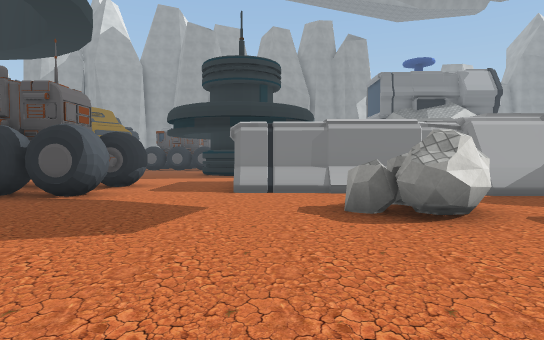
view 1 (above)

24 first-person views from a walk through a 3-D level made in the Unity game engine. The camera is 1.4 m above the floor, tilts 2° down and sees 75° across. The floor is counted in squares, 2 m on a side. Each view is taken from the middle of a square. On the plan, view 1 faces up. The plan holds only what a view shows up to about 11 squares ahead; the rest is blank. The place goes on beyond the plan. The player character is not drawn. Some surface patterns are stand-ins.

view 2
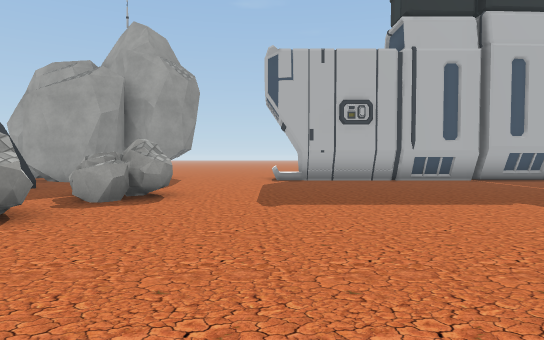

view 3
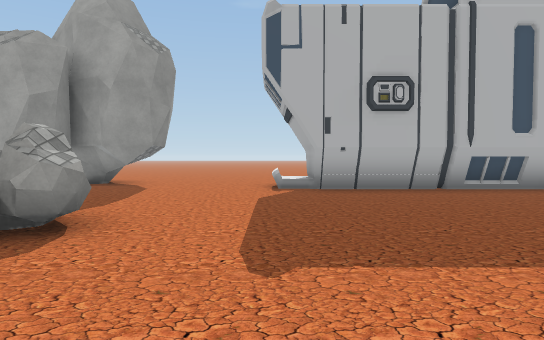

view 4
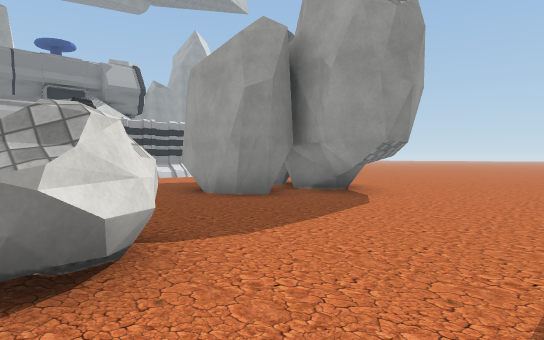

view 5
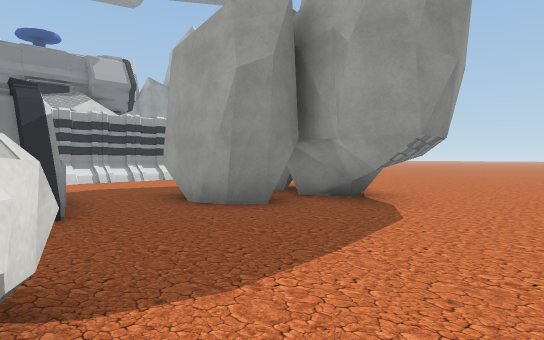

view 6
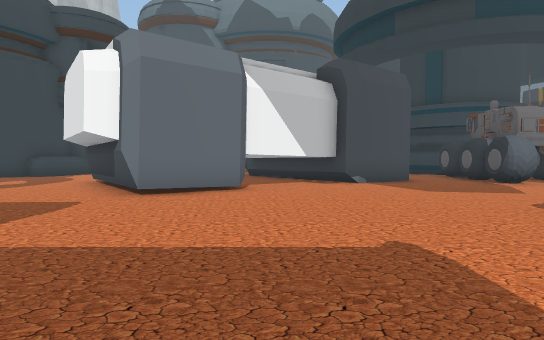

view 7
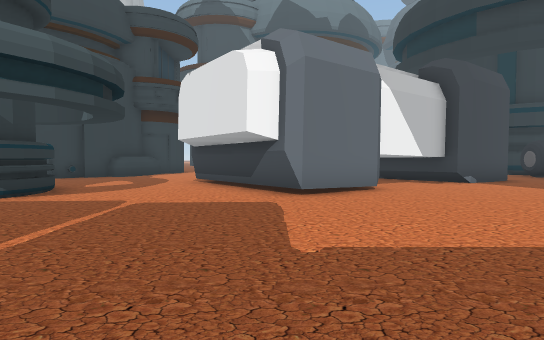

view 8
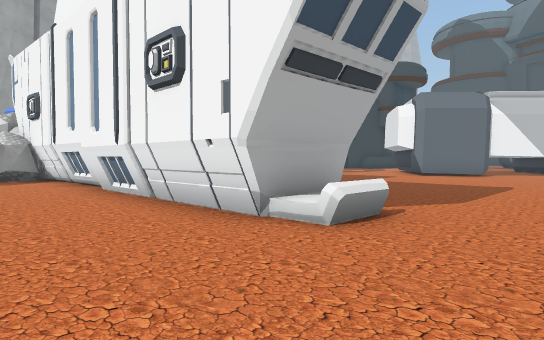

view 9
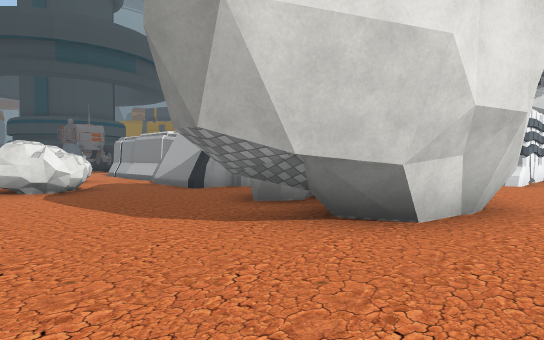

view 10
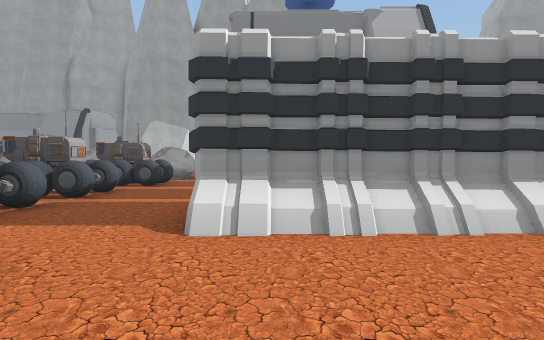

view 11
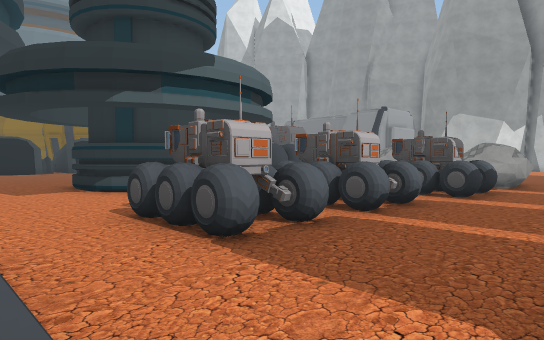

view 12
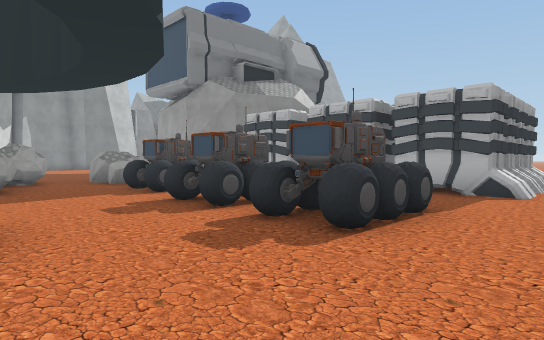

view 13
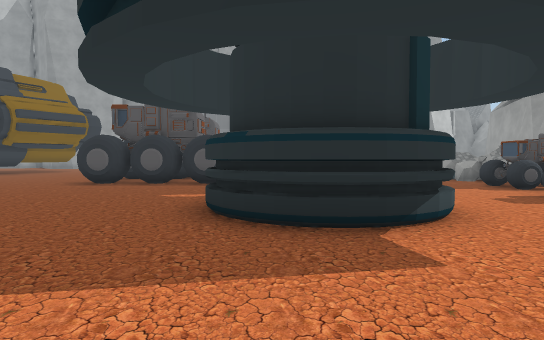

view 14
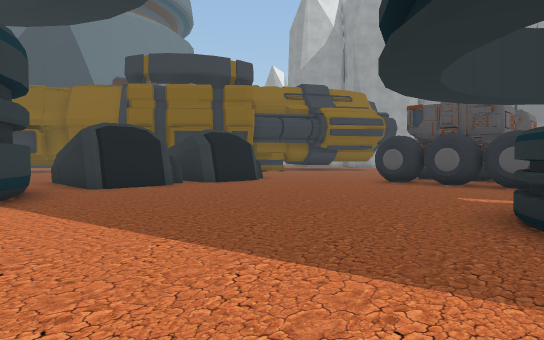

view 15
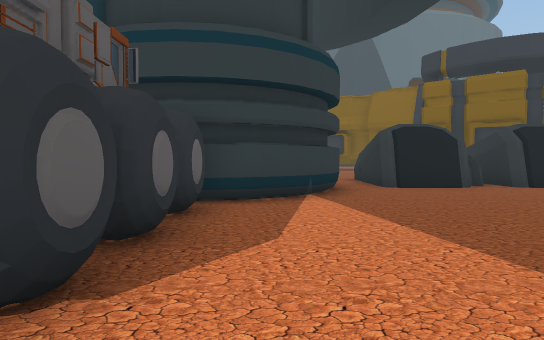

view 16
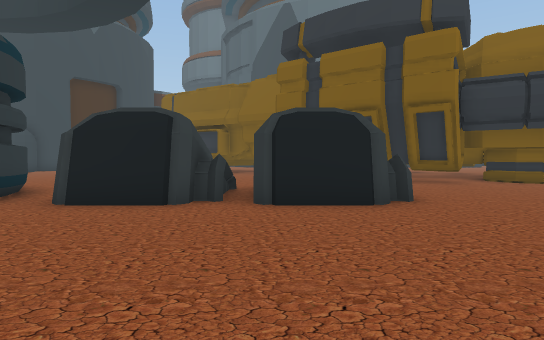

view 17
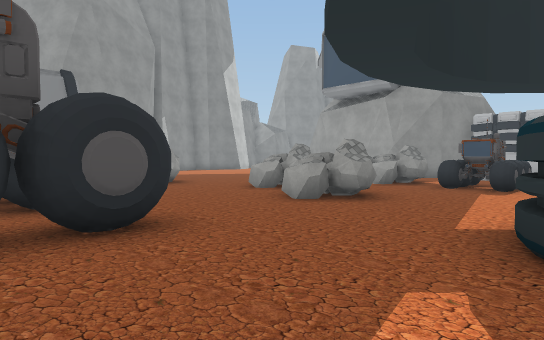

view 18
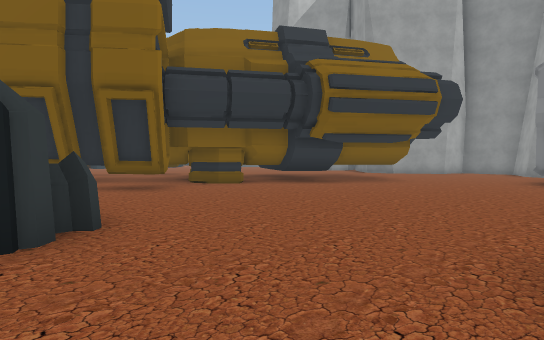

view 19
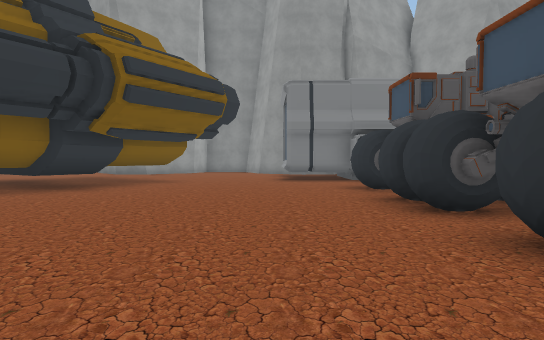

view 20
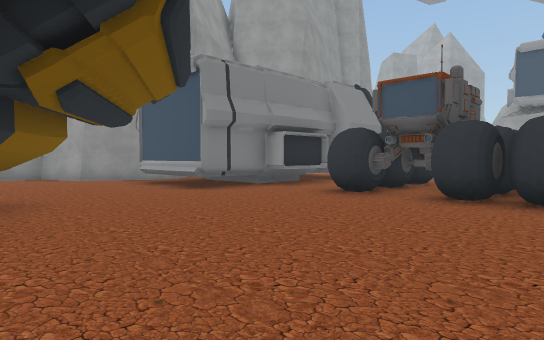

view 21
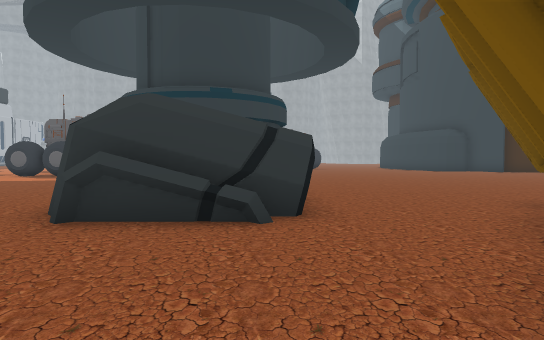

view 22
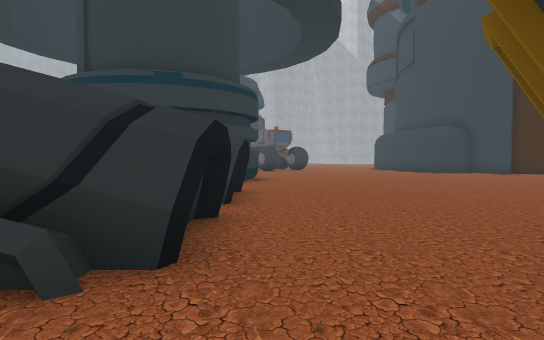

view 23
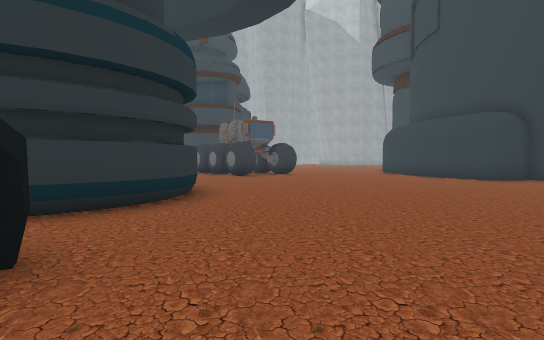

view 24
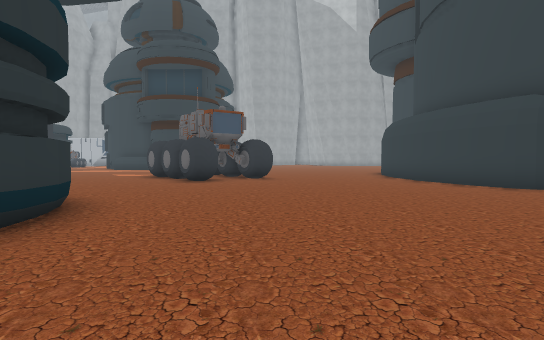

### Floor plan
Key: @ floor where view 1 was taken; # wall or solid block; . floor; = window, fence, low wall or low ledge; R rock; B building; O other object.
Columns run from 23 left of view 1 to 13 right of it. Each row starts with its distance up from view 1.
 33             .##
 32             ..##
 31            ....#
 30            ....#
 29            ....##
 28            ....#####
 27           ##.....=#.
 26           #.......    RR.
 25         ###.....####  RR..
 24         ###......##   .....
 23        ##.......###   ...R.R.
 22        #........#### ...RR.RR
 21        ##........###....R..RR.
 20         #.......####...RR..RR.
 19        ##.......####...R..OOO.
 18       ##..OOO.............OOO.#
 17       #...OOOO................
 16      .....OOOO.......BBB..OOO.
 15      .....OOO.......B  B..OOO.##  #
 14     ......O OO.......BBB..OOO.##  #
 13    .......OOOO............OOO.#####
 12    ............................==...
 11   .........B##B............  #......
 10  .........B    B.......       ......
  9  .........#    #####...       ...  .
  8    .......#       ##...      #..#  #
  7   ........B       ##...#######..####
  6  ..........B      ##............####.
  5 ............      ......RRR......##..
  4 ##...........     #......R.RR........
  3  ##..........     ##.......RR........
  2   #...........     #.................
  1   #......##...    ###...........==...
  0                     #..@........##...
 -1                     ##..........##...
 -2                      ##.........##..
 -3                      ##.........##..
 -4                    ###..........##..
 -5                   .#........ ...##..
 -6                   .........   ..##..
 -7                   ....B..      .##..

Where each view was taken, in squares from view 1:
view 1: 0 up, 0 right, facing up
view 2: 1 up, 2 left, facing right
view 3: 1 up, 1 right, facing right
view 4: 1 up, 4 right, facing up-right
view 5: 2 up, 5 right, facing up-right
view 6: 0 up, 6 right, facing left
view 7: 3 down, 6 right, facing left
view 8: 3 up, 13 right, facing down-left
view 9: 2 up, 13 right, facing up-left
view 10: 9 up, 8 right, facing up
view 11: 11 up, 7 right, facing up-left
view 12: 11 up, 0 right, facing up-right
view 13: 10 up, 2 left, facing up
view 14: 10 up, 2 left, facing up-left
view 15: 10 up, 2 left, facing left
view 16: 16 up, 5 left, facing left
view 17: 16 up, 5 left, facing up-right
view 18: 17 up, 7 left, facing up-left
view 19: 17 up, 9 left, facing up
view 20: 21 up, 13 left, facing up-right
view 21: 22 up, 13 left, facing down
view 22: 20 up, 14 left, facing down
view 23: 15 up, 15 left, facing down
view 24: 12 up, 16 left, facing down
